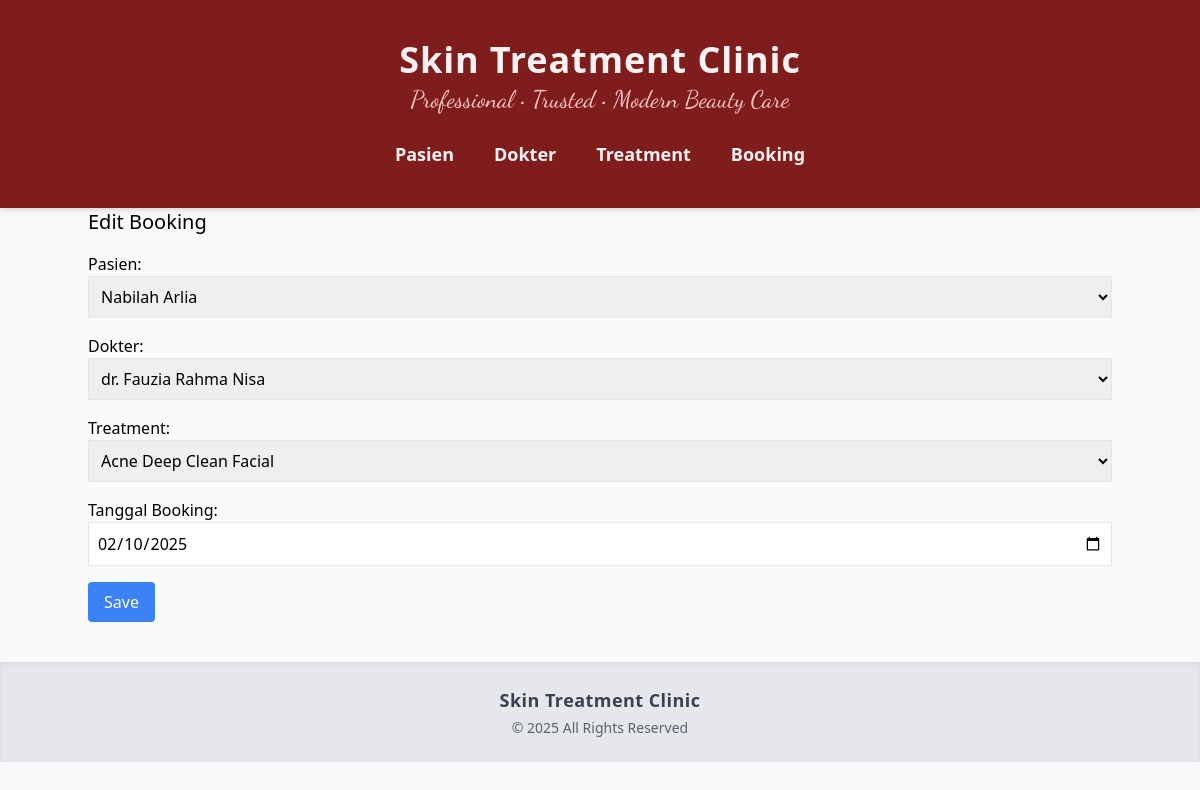
The app's page /index.php?entity=booking&action=edit&id=1 with its own data.
### tables this page shows
CREATE TABLE booking_treatment (
    id_booking INT AUTO_INCREMENT PRIMARY KEY,
    id_pasien INT NOT NULL,
    id_dokter INT NOT NULL,
    id_treatment INT NOT NULL,
    tanggal_booking DATE NOT NULL,

    FOREIGN KEY (id_pasien) REFERENCES pasien(id_pasien) 
        ON DELETE CASCADE ON UPDATE CASCADE,
    FOREIGN KEY (id_dokter) REFERENCES dokter(id_dokter) 
        ON DELETE CASCADE ON UPDATE CASCADE,
    FOREIGN KEY (id_treatment) REFERENCES treatment(id_treatment) 
        ON DELETE CASCADE ON UPDATE CASCADE
);

CREATE TABLE pasien (
    id_pasien INT AUTO_INCREMENT PRIMARY KEY,
    nama VARCHAR(100) NOT NULL,
    no_hp VARCHAR(20) NOT NULL
);

CREATE TABLE dokter (
    id_dokter INT AUTO_INCREMENT PRIMARY KEY,
    nama VARCHAR(100) NOT NULL,
    spesialis VARCHAR(100) NOT NULL
);

CREATE TABLE treatment (
    id_treatment INT AUTO_INCREMENT PRIMARY KEY,
    nama_treatment VARCHAR(100) NOT NULL,
    harga INT NOT NULL
);

### models/Booking.php (called while the page is built, shortened)
<?php
require_once "config/Database.php";
class Booking
{
    private $conn;
    private $table = "booking_treatment";
    public function __construct()
    {
        $database = new Database();
        $this->conn = $database->getConnection();
    }
    public function getById($id)
    {
        $query = "SELECT * FROM " . $this->table . " WHERE id_booking = :id";
        $stmt = $this->conn->prepare($query);
        $stmt->bindParam(':id', $id);
        $stmt->execute();
        return $stmt->fetch(PDO::FETCH_ASSOC);
    }
}

### config/Database.php (called while the page is built, shortened)
<?php
class Database
{
    private $host = "localhost";
    private $database = "skin_clinic";
    private $username = "root";
    private $password = "";
    public function getConnection()
    {
        $this->conn = null;
        try {
            $this->conn = new PDO(
                "mysql:host=" . $this->host . ";dbname=" . $this->database,
                $this->username,
                $this->password
            );
            $this->conn->setAttribute(PDO::ATTR_ERRMODE, PDO::ERRMODE_EXCEPTION);
        } catch (PDOException $exception) {
            echo "Connection error: " . $exception->getMessage();
        }
        return $this->conn;
    }
}

### models/Pasien.php (called while the page is built, shortened)
<?php
require_once "config/Database.php";
class Pasien
{
    private $conn;
    private $table = "pasien";
    public function __construct()
    {
        $database = new Database();
        $this->conn = $database->getConnection();
    }
    public function getAll()
    {
        $query = "SELECT * FROM " . $this->table;
        $stmt = $this->conn->prepare($query);
        $stmt->execute();
        return $stmt->fetchAll(PDO::FETCH_ASSOC);
    }
}

### models/Dokter.php (called while the page is built, shortened)
<?php
require_once "config/Database.php";
class Dokter
{
    private $conn;
    private $table = "dokter";
    public function __construct()
    {
        $database = new Database();
        $this->conn = $database->getConnection();
    }
    public function getAll()
    {
        $query = "SELECT * FROM " . $this->table;
        $stmt = $this->conn->prepare($query);
        $stmt->execute();
        return $stmt->fetchAll(PDO::FETCH_ASSOC);
    }
}

### models/Treatment.php (called while the page is built, shortened)
<?php
require_once "config/Database.php";
class Treatment
{
    private $conn;
    private $table = "treatment";
    public function __construct()
    {
        $database = new Database();
        $this->conn = $database->getConnection();
    }
    public function getAll()
    {
        $query = "SELECT * FROM " . $this->table;
        $stmt = $this->conn->prepare($query);
        $stmt->execute();
        return $stmt->fetchAll(PDO::FETCH_ASSOC);
    }
}

### viewmodels/BookingViewModel.php (called while the page is built, shortened)
<?php
require_once 'models/Booking.php';
require_once 'models/Pasien.php';
require_once 'models/Dokter.php';
require_once 'models/Treatment.php';
class BookingViewModel
{
    private $booking;
    private $pasien;
    private $dokter;
    private $treatment;
    public function __construct()
    {
        $this->booking = new Booking();
        $this->pasien = new Pasien();
        $this->dokter = new Dokter();
        $this->treatment = new Treatment();
    }
    public function getBookingById($id)
    {
        return $this->booking->getById($id);
    }
    public function getPasiens()
    {
        return $this->pasien->getAll();
    }
    public function getDokters()
    {
        return $this->dokter->getAll();
    }
    public function getTreatments()
    {
        return $this->treatment->getAll();
    }
}

### views/booking_form.php (the view)
<?php
require_once 'views/template/header.php';
?>
<h2 class="text-xl mb-4"><?php echo isset($booking) ? 'Edit Booking' : 'Add Booking'; ?></h2>
<form action="index.php?entity=booking&action=<?php echo isset($booking) ? 'update&id=' . $booking['id_booking'] : 'save'; ?>"
      method="POST" class="space-y-4">
    <div>
        <label>Pasien:</label>
        <select name="id_pasien" class="border p-2 w-full" required>
            <?php foreach ($pasiens as $p): ?>
                <option value="<?php echo $p['id_pasien']; ?>"
                    <?php echo (isset($booking) && $booking['id_pasien'] == $p['id_pasien']) ? 'selected' : ''; ?>>
                    <?php echo htmlspecialchars($p['nama']); ?>
                </option>
            <?php endforeach; ?>
        </select>
    </div>
    <div>
        <label>Dokter:</label>
        <select name="id_dokter" class="border p-2 w-full" required>
            <?php foreach ($dokters as $d): ?>
                <option value="<?php echo $d['id_dokter']; ?>"
                    <?php echo (isset($booking) && $booking['id_dokter'] == $d['id_dokter']) ? 'selected' : ''; ?>>
                    <?php echo htmlspecialchars($d['nama']); ?>
                </option>
            <?php endforeach; ?>
        </select>
    </div>
    <div>
        <label>Treatment:</label>
        <select name="id_treatment" class="border p-2 w-full" required>
            <?php foreach ($treatments as $t): ?>
                <option value="<?php echo $t['id_treatment']; ?>"
                    <?php echo (isset($booking) && $booking['id_treatment'] == $t['id_treatment']) ? 'selected' : ''; ?>>
                    <?php echo htmlspecialchars($t['nama_treatment']); ?>
                </option>
            <?php endforeach; ?>
        </select>
    </div>
    <div>
        <label>Tanggal Booking:</label>
        <input type="date" name="tanggal_booking" class="border p-2 w-full"
            value="<?php echo isset($booking) ? $booking['tanggal_booking'] : ''; ?>" required>
    </div>
    <button class="bg-blue-500 text-white px-4 py-2 rounded">Save</button>
</form>
<?php
require_once 'views/template/footer.php';
?>

### records on screen
booking_treatment: id_pasien "Nabilah Arlia", id_dokter "dr. Fauzia Rahma Nisa", id_treatment "Acne Deep Clean Facial", tanggal_booking "02/10/2025"
